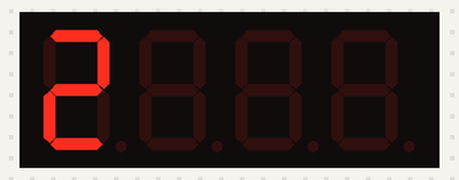
A sketch run on a simulated ESP32. On the bench: 4-digit seven-segment display. WiFi joins after 1.5 s; servers stay silent unless stated; network time is answered at once with the bench clock; the local clock reads 2024-03-15 10:24:30 at power-on unless the sketch sets it; what the sketch prints to the serial monitor is not drawn.

Above: at 1.6 s.
At 30.0 s:
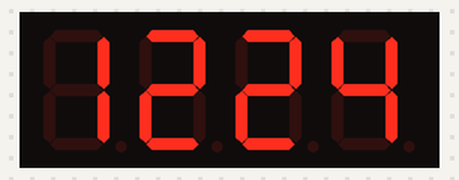
At 65.7 s:
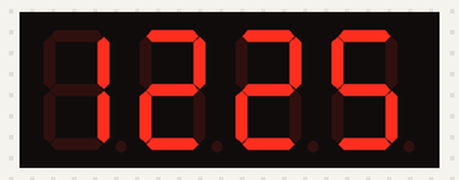
At 129.2 s:
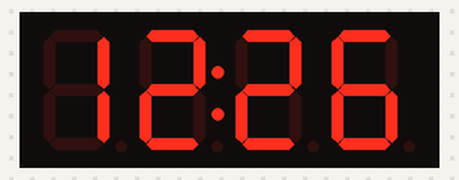

The sketch:

TM1637_NTP_ESP32.ino
```cpp
/*
 * scheda: DOIT ESP32 dev kit
 * AZDelivery - https://amzn.to/3GwypiZ
 * Fare UPLOAD e poi premere il tasto RST sulla scheda
 *
 * URL per config schede: https://dl.espressif.com/dl/package_esp32_index.json
 *
 * Blink con led sul pin 2
 *
 */
#include "arduino_secrets.h"
#include <NTPClient.h>

#include <WiFi.h>
char ssid[] = SECRET_SSID;        // your network SSID (name)
char password[] = SECRET_PASS;    // your network password (use for WPA, or use as key for WEP)

//libreria grove
#include "TM1637.h"

#define CLK 17 //pins definitions for TM1637 and can be changed to other ports
#define DIO 16
TM1637 tm1637(CLK,DIO);

WiFiUDP ntpUDP;
NTPClient timeClient(ntpUDP);

int fuso = 2;
unsigned long t1;

void setup() {
  Serial.begin(9600);

  int i = 0;
  while (!Serial) {
    delay(100);
    i++;
    if (i >= 10) break;
  }


  WiFi.begin(ssid, password);
  while (WiFi.status() != WL_CONNECTED) {
      delay(500);
      Serial.print(".");
  }

  Serial.println("");
  Serial.println("WiFi connected");
  Serial.println("IP address: ");
  Serial.println(WiFi.localIP());

  timeClient.begin();

  tm1637.init();
  //BRIGHT_TYPICAL = 2,BRIGHT_DARKEST = 0,BRIGHTEST = 7;
  tm1637.set(BRIGHT_TYPICAL);
  //tm1637.point(POINT_ON);
  tm1637.display(0,2);

  t1 = millis();
}

void loop() {
  static bool fpoint;
  if ((millis() - t1) > 500) {
    fpoint = !fpoint;
    tm1637.point(fpoint);

    //ricavo l'ora corrente
    timeClient.update();
    //Serial.println(timeClient.getFormattedTime());

    int hh = timeClient.getHours();
    hh += fuso;
    if (hh >= 24) hh - 24;
    int mm = timeClient.getMinutes();
    //Serial.print(hh); Serial.print(":"); Serial.println(mm);
    //la spacchetto in 4 digit
    int d1 = hh % 10;
    int d2 = (hh/10) % 10;
    int d3 = mm % 10;
    int d4 = (mm/10) % 10;
    Serial.print(d2);Serial.print(d1); Serial.print(":");
    Serial.print(d4);Serial.println(d3);
    tm1637.display(0,d2);
    tm1637.display(1,d1);
    tm1637.display(2,d4);
    tm1637.display(3,d3);

    t1 = millis();
  }
}
```

arduino_secrets.h
```cpp
#define SECRET_SSID "xxxt"
#define SECRET_PASS "pass"
```

Measured:
- what the display in image 0 shows lasts 0.6 s, from 1.5 s to 2.1 s
- what the display in image 1 shows lasts 0.5 s, from 29.9 s to 30.4 s
